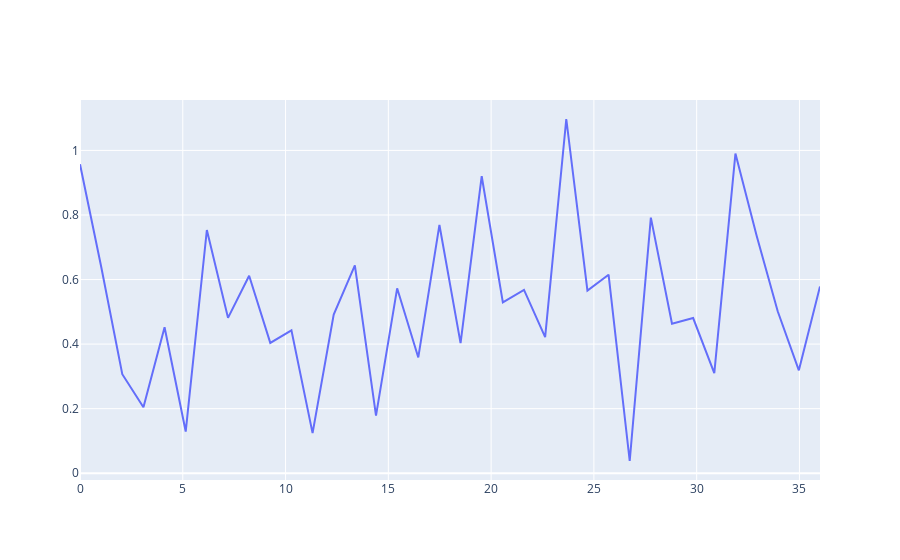

This figure's notebook cell:
### Code cell
a=np.linspace(start=0,stop=36,num=36)
np.random.seed(25)
b=np.random.uniform(low=0.0,high=1.1,size=36)
trace=go.Scatter(x=a,y=b)
data=trace
# py.iplot(data,filename='basic')
fig = go.Figure(data)
fig.show()
